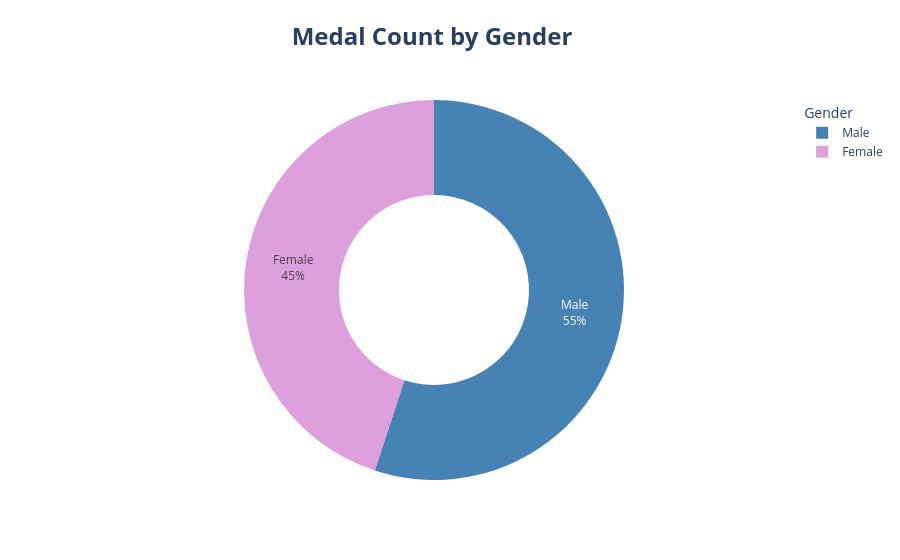

The notebook cell saved with this chart:
### Markdown cell above
## Now, we can visualize our data!

First, let's construct a pie chart to measure the overall share of total medals by gender. To do this, we can use plotly, which makes an interactive and aesthetic chart!

### Code cell
#Pie chart of total medal count by gender

fig = px.pie(
    olympics, 
    names = olympics['Gender'].str.capitalize(), 
    title = '<b>Medal Count by Gender</b>',
    hole = 0.5,
    color_discrete_sequence = ['steelblue', 'plum'])

fig.update_traces(textposition = 'inside', textinfo = 'percent+label')
fig.update_layout(
    title={
        'y': 0.95,
        'x': 0.48,       
        'xanchor': 'center',
        'yanchor': 'top',
        'font': {'size': 24}
        },
    legend_title_text = 'Gender'
)

fig.show()

### Figure 1 — Plotly figure (JSON) as saved in the notebook; plotly's stock layout.template omitted (floating-point values rounded to 4 significant figures; data arrays with more than 128 entries replaced by an {"elided": "..."} marker saying what was removed)
{"data": [{"domain": {"x": [0, 1], "y": [0, 1]}, "hole": 0.5, "hovertemplate": "label=%{label}<extra></extra>", "labels": {"elided": "1875 str values"}, "legendgroup": "", "name": "", "showlegend": true, "textinfo": "percent+label", "textposition": "inside", "type": "pie"}], "layout": {"legend": {"title": {"text": "Gender"}, "tracegroupgap": 0}, "piecolorway": ["steelblue", "plum"], "title": {"font": {"size": 24}, "text": "<b>Medal Count by Gender</b>", "x": 0.48, "xanchor": "center", "y": 0.95, "yanchor": "top"}}}
